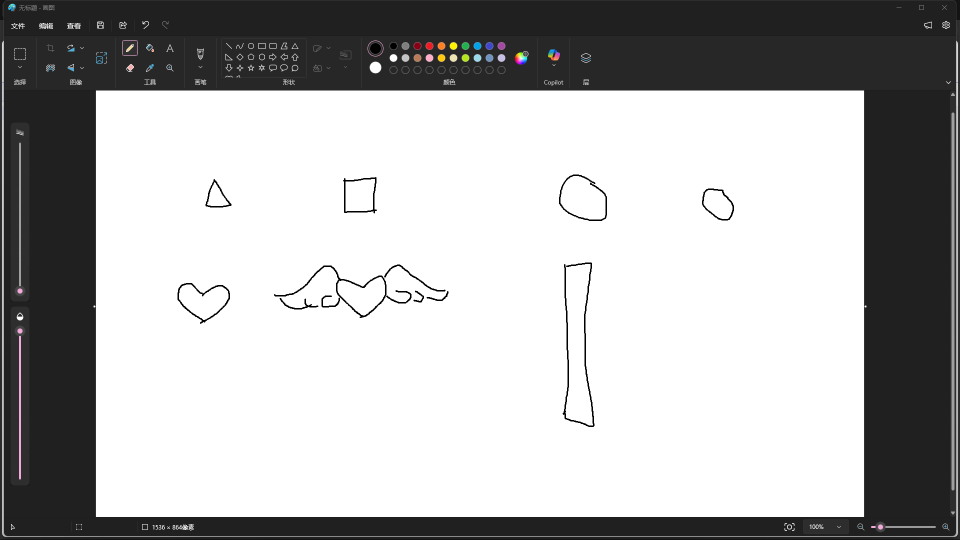
#> input picture tests/fixtures/req003/paint-canvas-v1-线条.png, 1920 x 1080 px (shown at 1/2 size)
$ python -i detector.py   (imports and definitions only)
#> lines starting #> are read from the running program, lines starting #| are printed output that depends on the picture; after the words box and inside, x2 and y2 are one past the last pixel; in counts of white or black regions, pixels touching at a corner belong together
#> further down, picture is the input picture: PIL image 1920x1080 RGB; mean R, G, B 174.9, 174.8, 174.9
"""检测器层(REQ-003 详细设计 v0.2 §3.3~§3.6)。

组成(§2):权重目录锚定、权重校验、坐标收口、去重判据。四者均为**纯函数**
(§2 组成视图的职责列即写「纯函数:…」),故按仓库既有形态(`desktop_icons.py`
的模块级 `rects_intersect` 与容器类同模块)落为**模块级公开函数**,测试直接
import 本体调用。设计文档 §3 的「成员」表用中文标签描述语义(如
`to_virtual(rect, 原点)`),落地的形参名按仓库既有代码风格取英文——
`resolve` 例外,其形参名由 §3.3 钉死为与 `audit_paths.resolve_audit_dir`
**逐位同名**(`configured` / `policy_path`),测试设计 TC-WDIR-05 直接比对
两者 `__code__.co_varnames`。

**为什么是模块级函数而非类方法**:§3.3 要求 `resolve` 的形参与
`resolve_audit_dir` 逐位相同,而该方法本身就是 `audit_paths.py` 的模块级
函数(ISS-0010 先例);做成类方法会让 `co_varnames` 多出 `self`,使 §3.3
的可比对性失效。四者在 §2 被列为「组成」是为标明**单一职责边界**,
落地形态由仓库既有风格与 §3.3 的签名约束共同决定。

SDD 阶段:本文件为 **P3 已实现**——纯函数层五项工具 + 注册表(D-12 终裁
回填 `cv-contour`,CV 管线零权重)+ 清单(恒空,D-16 闭环)。Executor 侧
编排在 `core.py` 落地。
"""

from __future__ import annotations

import hashlib
import sys
from pathlib import Path

from ..errors import DETECTOR_UNAVAILABLE, ExecutorError

__all__ = ["to_virtual", "to_image", "screened", "verify", "resolve",
           "DetectorRegistry", "WeightManifest", "CvContourDetector"]


# ---------- 检测器注册表(§3.1) ----------

class DetectorRegistry:
    """标识 → 工厂 的只读映射(§3.1)。

    `names()` 给出已注册标识清单(只读,出厂固定);`build(标识)` 产出检测器,
    标识不存在 → 抛「未知检测器标识」(`DETECTOR_UNAVAILABLE`,§11 错误语义
    全表);工厂内的异常**原样上抛**由调用方归约(§3.1)。

    出厂标识表 = 文件尾 `_REGISTRY` 常量(D-12 已终裁回填 `cv-contour`);
    只读、无运行期改写入口。
    """

    def names(self) -> tuple[str, ...]:
        """已注册标识清单(只读,出厂固定)。"""
        return tuple(_REGISTRY)

    # [9 lines left out: function build, not called in this run]


# ---------- 权重清单(§3.2 / D-18) ----------

# 出厂清单常量(D-12 已裁:**CV 单线零权重**,清单恒空;「空清单 = 校验通过」
# 是真实语义而非占位——本线没有权重可验,D-16「代码内无下载器」彻底闭环)。
# 若未来启用模型线(C2,独立需求单),此处回填 标识 → {相对路径 → sha256}。
_MANIFEST: dict = {}


class WeightManifest:
    """标识 → {相对路径 → sha256}(§3.2)。

    模块级常量 `_MANIFEST` 为主体;经 `Executor.weight_manifest` 装配位可替
    (D-18,装配位持**扁平 {相对路径 → sha256}** 形态,与 `verify()` 入参同形),
    但缺省值即出厂常量,生产装配**不赋值**。

    D-12 终裁 CV 单线零权重,出厂清单**恒空**。
    """

    def files(self, name) -> dict[str, str]:
        """该检测器所需的全部权重文件及其出厂期望哈希(§3.2)。"""
        return dict(_MANIFEST.get(name, {}))


# ---------- 坐标收口(§3.5 / §9.4) ----------

# [95 lines left out: functions to_virtual, to_image, _center_inside, screened, _sha256_of, verify and 1 more, not called in this run]


# ---------- CV 检测器(D-12 终裁:出厂唯一标识 cv-contour,零权重) ----------

# 管线参数(侦察变体 E 校准,证据见侦察方案 §5.2):
#   自适应阈值(块 25,C=10) → 轻闭运算(3×3×1) → 连通域 → 过滤。
_CV_BLOCK = 25            # 自适应阈值邻域块
_CV_C = 10                # 自适应阈值常数
_CV_MIN_AREA = 150        # 噪声下限(前景像素)
_CV_BIG_RATIO = 0.15      # 外接框占图比例上限(超过且稀疏=纹理团)
_CV_FILL_MIN = 0.35       # 大团的填充率下限(低于即判纹理,丢弃)


class CvContourDetector:
    """CV 管线检测器(D-12 终裁出厂线;侦察变体 E 产品化)。

    契约(详设 §2):入参 = 内存中的 PIL 图像(不接受路径);出参 =
    `list[dict]`,每条**恰两键** `{"rect": [l,t,r,b], "confidence": float}`,
    图像坐标;零副作用;装填后无状态。

    **confidence 口径(D-12 裁定)**:CV 线无学习置信度,此值 = **几何显著度**
    (填充率派生,越实越高),值域 [0.5, 0.99];**不是语义置信度**,描述面
    对 AI 须写明(§5.4 描述含此义)。检测不到任何图形 = 返回空清单
    (如实,非失败);只有管线内部异常才算失败上抛。
    """

    def __call__(self, image) -> list[dict]:
        import cv2                              # 局部 import:装填即导入,
        import numpy as np                      # 不进本模块头部(DET-07 面)
        arr = np.asarray(image.convert("RGB"))
        h, w = arr.shape[:2]
#> h = 1080; w = 1920
        gray = cv2.cvtColor(arr, cv2.COLOR_RGB2GRAY)
        bw = cv2.adaptiveThreshold(gray, 255, cv2.ADAPTIVE_THRESH_MEAN_C,
                                   cv2.THRESH_BINARY_INV,
                                   _CV_BLOCK, _CV_C)
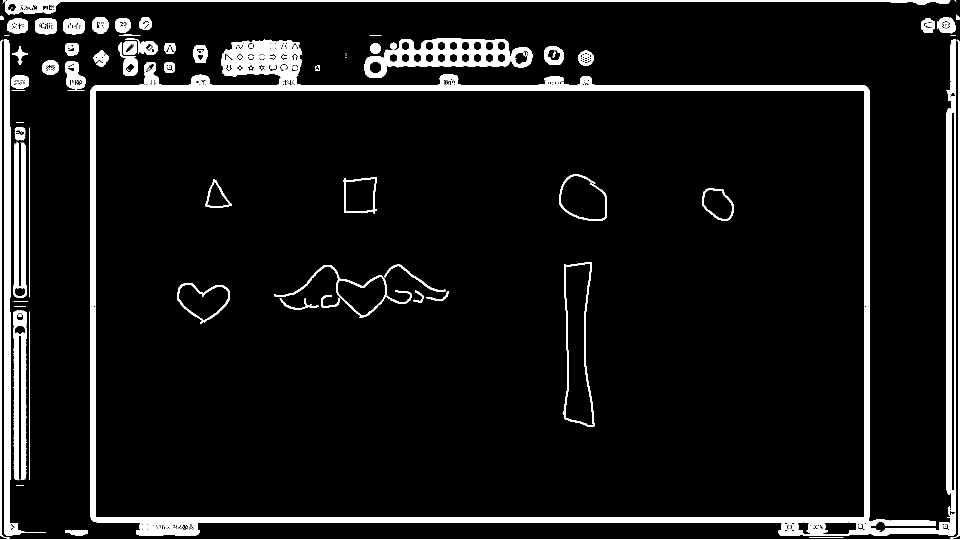
#> bw: shape (1080, 1920) (shown at 1/2 size); 8.3% white; 243 white regions (149 under 20 px), largest, box (x1, y1, x2, y2) and area: (180, 78, 1912, 1072) 79432, (8, 78, 92, 1072) 12776, (729, 76, 1021, 156) 10120
        bw = cv2.morphologyEx(
            bw, cv2.MORPH_CLOSE,
            cv2.getStructuringElement(cv2.MORPH_RECT, (3, 3)), iterations=1)
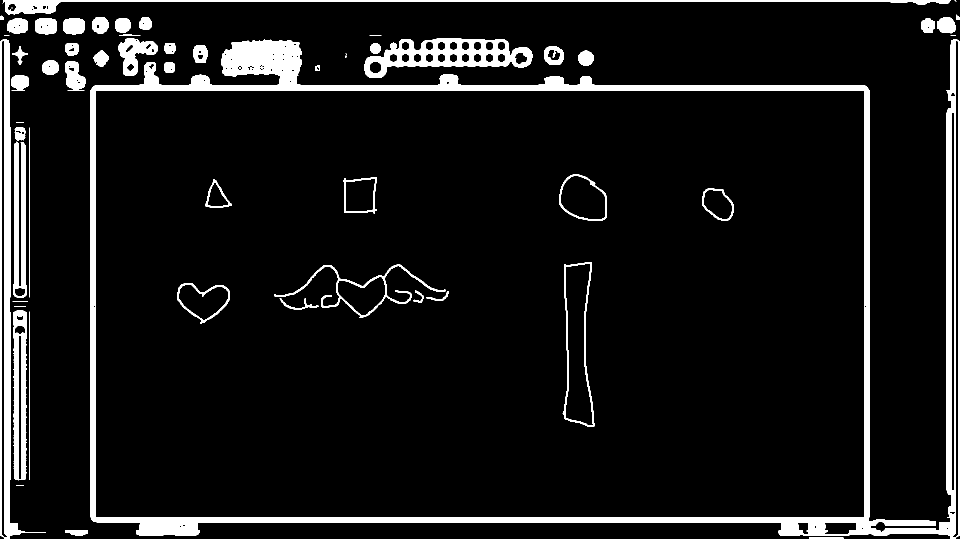
#> bw: shape (1080, 1920) (shown at 1/2 size); 8.7% white; 57 white regions (10 under 20 px), largest, box (x1, y1, x2, y2) and area: (0, 78, 1920, 1080) 116527, (729, 76, 1065, 156) 11358, (5, 0, 1901, 29) 9862
        n, _labels, stats, _cents = cv2.connectedComponentsWithStats(bw, 8)
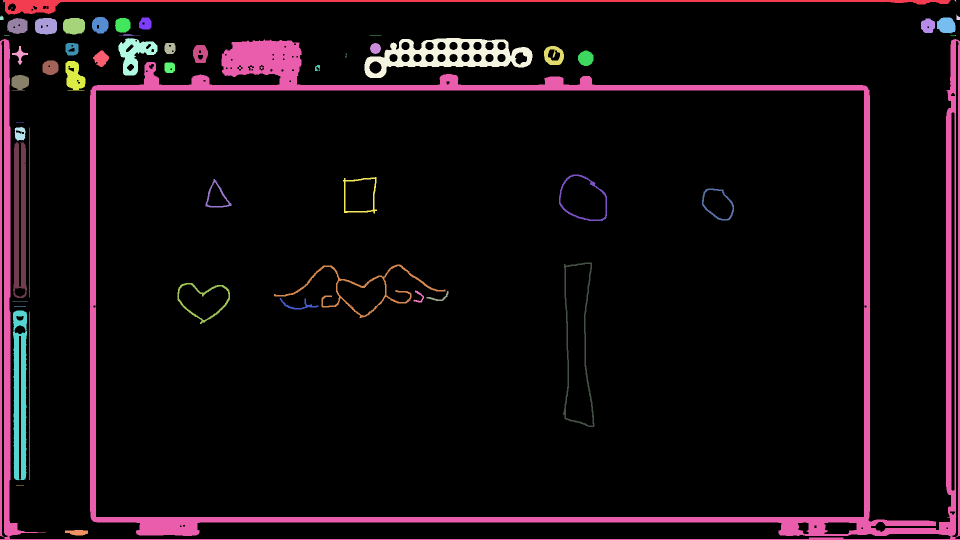
#> _labels: shape (1080, 1920) int32 (shown at 1/2 size); 58 distinct labels, from 0 to 57; one colour per label, 0 black
#> n = 58; stats = 58 rows, first 6: [0, 0, 1920, 1078, 1892481], [5, 0, 1896, 29, 9862], [1909, 0, 4, 4, 7], [23, 15, 2, 2, 4], [1913, 29, 7, 11, 54], [0, 31, 7, 9, 51]
        out: list[dict] = []
        for i in range(1, n):
            x, y, bw_, bh_, area = (int(v) for v in stats[i])
            if area < _CV_MIN_AREA:
                continue
            bbox_area = bw_ * bh_
            fill = area / max(bbox_area, 1)
            # 纹理抑制:大而稀(点阵地图/半调底纹)丢弃——控件与涂鸦「小而实」
            if bbox_area > _CV_BIG_RATIO * w * h and fill < _CV_FILL_MIN:
                continue
            confidence = round(min(0.99, 0.5 + 0.49 * fill), 3)
            out.append({"rect": [x, y, x + bw_, y + bh_],
                        "confidence": confidence})
#> this loop made 57 passes
#> (x, y, bw_, bh_, area, bbox_area, fill, confidence) on passes 1, 6, 7, 8, 9, 10, 11, 12, 13, 18, 19, 21: (5, 0, 1896, 29, 9862, 54984, 0.179, 0.588), (184, 34, 33, 33, 867, 1089, 0.796, 0.89), (278, 35, 25, 24, 503, 600, 0.838, 0.911), (1874, 35, 37, 32, 970, 1184, 0.819, 0.901), (14, 36, 41, 32, 1037, 1312, 0.79, 0.887), (70, 36, 44, 33, 1262, 1452, 0.869, 0.926), (126, 36, 44, 33, 1257, 1452, 0.866, 0.924), (230, 36, 31, 29, 761, 899, 0.846, 0.915), (1842, 37, 28, 29, 656, 812, 0.808, 0.896), (236, 76, 79, 75, 2812, 5925, 0.475, 0.733), (729, 76, 336, 80, 11358, 26880, 0.423, 0.707), (131, 86, 26, 25, 516, 650, 0.794, 0.889)
#> (x, y, bw_, bh_, area) on passes 4, 5, 14, 16, 35, 52: (1913, 29, 7, 11, 54), (0, 31, 7, 9, 51), (238, 68, 43, 4, 94), (739, 71, 24, 1, 24), (630, 130, 10, 12, 81), (25, 602, 31, 2, 31)
#> after the loop, out = 39 items
        return out


def _build_cv_contour() -> CvContourDetector:
    """出厂工厂(§3.1):CV 管线检测器,零权重零装填开销。"""
    return CvContourDetector()


# 出厂标识表(D-12 终裁回填):`cv-contour` = CV 管线。模块级常量为主体,
# 无运行期改写入口——注册表若可被用户改写,权重校验与装配位都形同虚设。
_REGISTRY = {"cv-contour": _build_cv_contour}

>>> from PIL import Image
>>> picture = Image.open('../../tests/fixtures/req003/paint-canvas-v1-线条.png')
>>> result = CvContourDetector()(picture)
#> result = 39 items

$ run again, on tests/fixtures/req003/wxwork-main-全盲.png
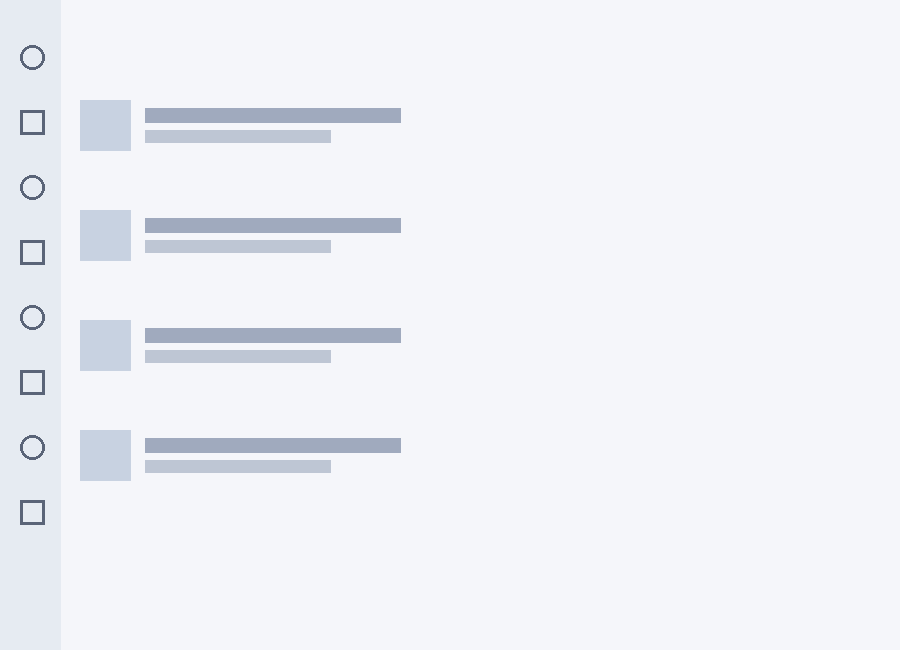
#> input picture tests/fixtures/req003/wxwork-main-全盲.png, 900 x 650 px
#> picture is the input picture: PIL image 900x650 RGB; mean R, G, B 239.6, 241.4, 246.4
#> in __call__, `bw = cv2.adaptiveThreshold(gray, 255, cv2.ADAPTIVE_THRESH_MEAN_C, cv2...`:
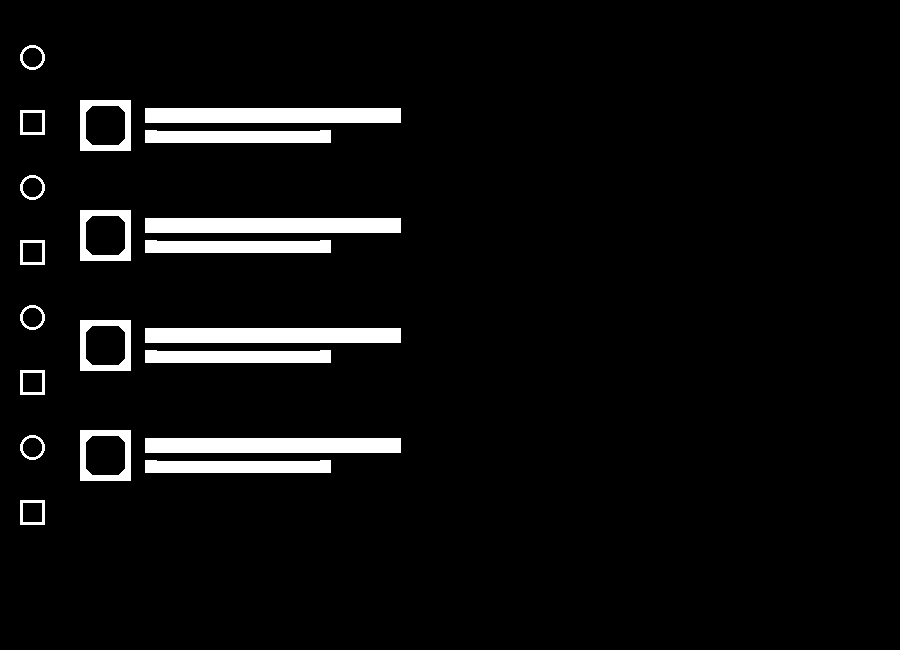
#> bw: shape (650, 900); 5.3% white; 20 white regions, largest, box (x1, y1, x2, y2) and area: (145, 108, 401, 123) 3840, (145, 218, 401, 233) 3840, (145, 328, 401, 343) 3840
#> in __call__, `n, _labels, stats, _cents = cv2.connectedComponentsWithStats(bw, 8)`:
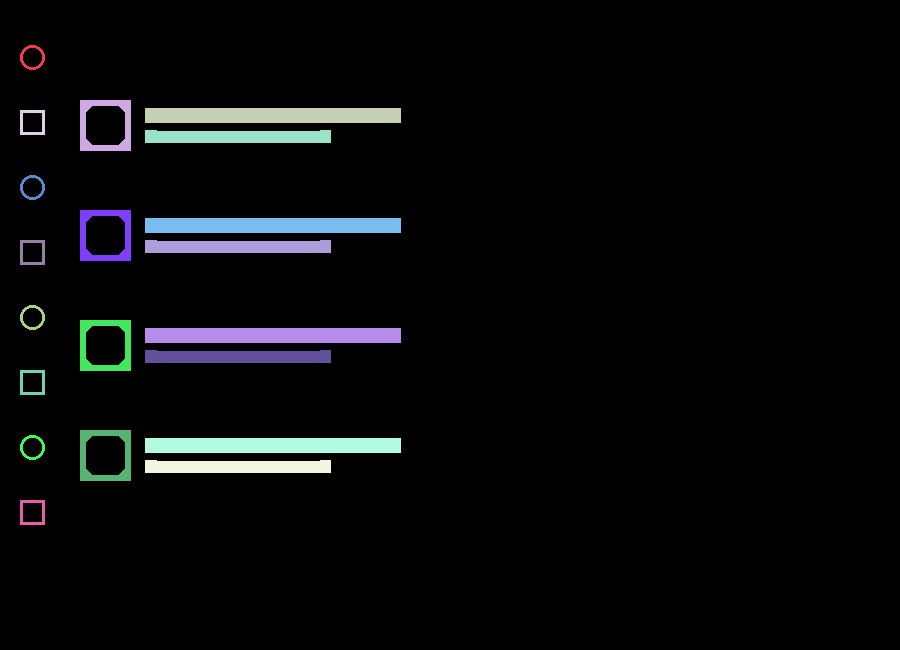
#> _labels: shape (650, 900) int32; 21 distinct labels, from 0 to 20; one colour per label, 0 black
#> n = 21; stats = 21 rows, first 6: [0, 0, 900, 650, 554124], [20, 45, 25, 25, 196], [80, 100, 51, 51, 1164], [145, 108, 256, 15, 3840], [20, 110, 25, 25, 264], [145, 130, 186, 13, 2255]
#> the loop in __call__, `for i in range(1, n):` made 20 passes
#> (x, y, bw_, bh_, area, bbox_area, fill, confidence) on passes 1 to 8: (20, 45, 25, 25, 196, 625, 0.314, 0.654), (80, 100, 51, 51, 1164, 2601, 0.448, 0.719), (145, 108, 256, 15, 3840, 3840, 1, 0.99), (20, 110, 25, 25, 264, 625, 0.422, 0.707), (145, 130, 186, 13, 2255, 2418, 0.933, 0.957), (20, 175, 25, 25, 196, 625, 0.314, 0.654), (80, 210, 51, 51, 1164, 2601, 0.448, 0.719), (145, 218, 256, 15, 3840, 3840, 1, 0.99)
#> after the loop in __call__, `for i in range(1, n):`: out = 20 items
